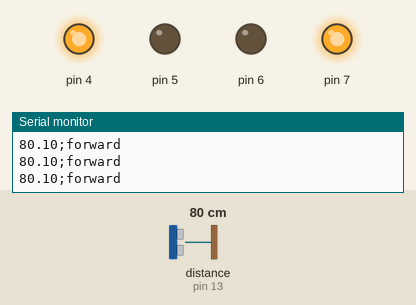
The sketch below on a simulated Arduino Uno, built with avr-gcc and run on an emulated ATmega328P. On the bench: output pins drawn as LEDs (lit = HIGH), the last lines printed to the serial monitor. Wiring (inferred from the names in the program): ultrasonic range finder: trigger pin 12; echo pin 13. The inputs (shaded band) are chosen by the test bench; at power-on: distance to the obstacle (sensor on pin 13) 80 cm. The echo pulse lasts 58.3 µs per cm; pins used as bus, display or sensor lines are not drawn.

Above: at 1.2 s.
1.3 s: distance to the obstacle (sensor on pin 13) set to 12 cm
4.3 s: distance to the obstacle (sensor on pin 13) set to 9 cm
At 4.8 s:
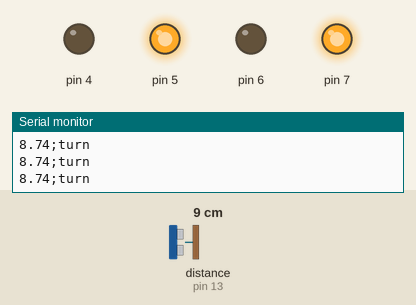
5.8 s: distance to the obstacle (sensor on pin 13) set to 120 cm
At 6.1 s:
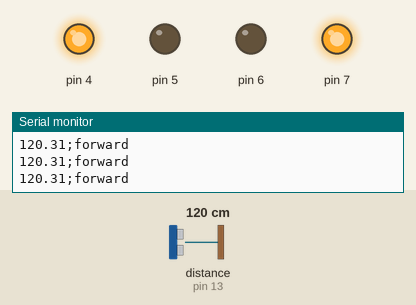
7.3 s: distance to the obstacle (sensor on pin 13) set to 2 cm
At 8.2 s:
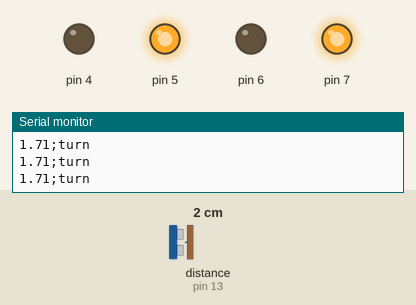
Timing chart, 0 to 9.8 s (numbered marks = the images above; inputs shaded):
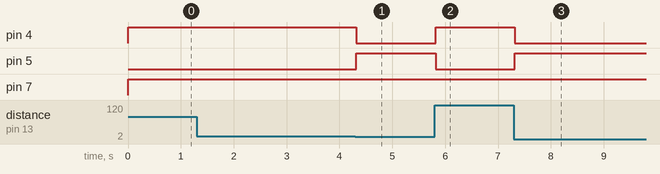

Measured:
- the behaviour switches between 11 and 10 cm on distance to the obstacle (sensor on pin 13) (found by bisection; images 0 and 1)
- after the input at 4.3 s, pin 4: HIGH → LOW at once; pin 5: LOW → HIGH at once
- after the input at 5.8 s, pin 4: LOW → HIGH at once; pin 5: HIGH → LOW at once
- after the input at 7.3 s, pin 4: HIGH → LOW at once; pin 5: LOW → HIGH at once

The sketch:

Test1.ino
```cpp
const int trigPin = 12;
const int echoPin = 13;

void setup() {
  Serial.begin(9600);
  // put your setup code here, to run once:
  pinMode (7, OUTPUT);
  pinMode (6, OUTPUT);
  pinMode (5, OUTPUT);
  pinMode (4, OUTPUT);

  pinMode(trigPin,OUTPUT);
  pinMode(echoPin,INPUT);

}

void loop() {
  // put your main code here, to run repeatedly:
  float dist = measureDistance();

  if (dist<10)
  {
    Serial.print(dist); Serial.println(";turn");
    //turn
    digitalWrite(7, HIGH);
    digitalWrite(6, LOW);
  digitalWrite(5, HIGH);
  digitalWrite(4, LOW);
  }
  else
  {
    Serial.print(dist); Serial.println(";forward");
    //go forward
    digitalWrite(7, HIGH);
  digitalWrite(6, LOW);
  digitalWrite(5, LOW);
  digitalWrite(4, HIGH);

    }

}

float measureDistance()
{
  float duration;

  digitalWrite(trigPin, LOW);
  delayMicroseconds(2);
  digitalWrite(trigPin, HIGH);
  delayMicroseconds(10);
  digitalWrite(trigPin, LOW);

  duration = pulseIn(echoPin, HIGH);
  return duration / 29 / 2;
}
```
